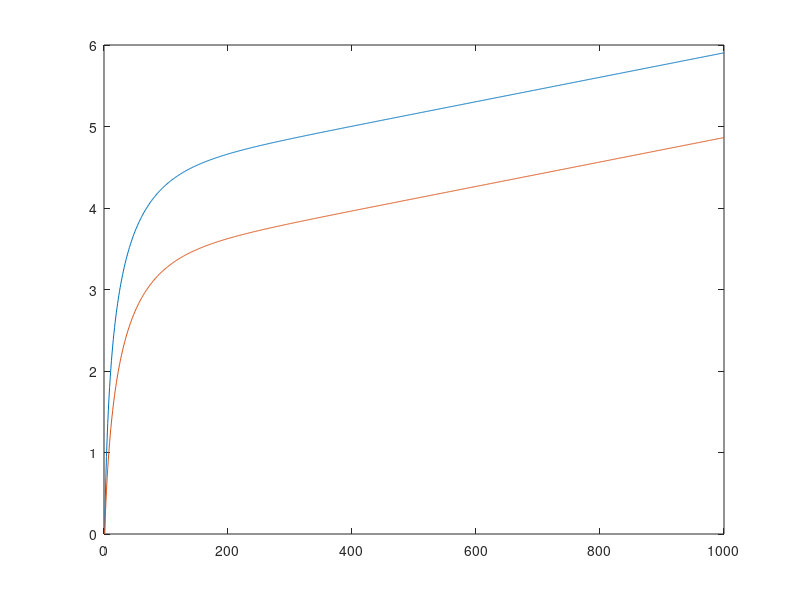

This figure's MATLAB source:
k=zeros(400,1);
k(1,1)=1;
alpha=1/3;
sigma=1/2;
A=1;
for i=2:1000
    k(i,1)=sigma.*A.*k(i-1,1).^alpha+(1-0.025).*k(i-1,1);
    A=A.*1.001;
end
k1(1,1)=1;
alpha=1/3;
sigma=1/4;
A=1;
for i=2:1000
    k1(i,1)=sigma.*A.*k1(i-1,1).^alpha+(1-0.025).*k1(i-1,1);
    A=A.*1.001;
end
t=1:1000;
plot(t,log(k),t,log(k1));
slope=log(k(1000,1))-log(k(800,1));
slope1=log(k1(1000,1))-log(k1(800,1));
disp(slope);
disp(slope1);